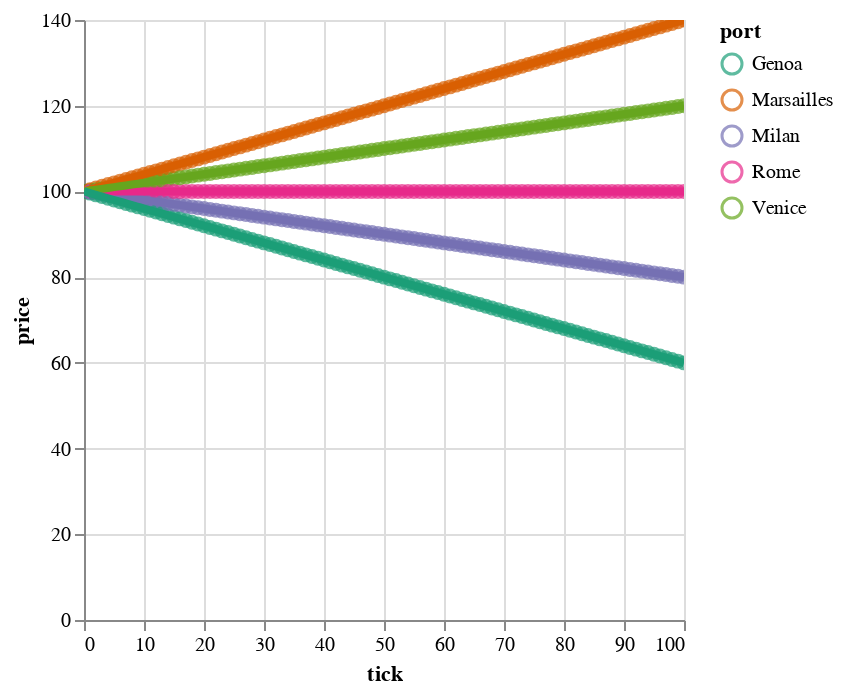

Source (notebook cell):
### Code cell
## Where would prices have been if agents didn't trade?
# x = b._inputFormat( agents = agents, ports=ports, edges= edges, opts=b._opts(ticks=100))
def no_agent_markets(input_format) -> pl.DataFrame:
    input_format['agents'] = []
    no_agent_history = simrs.run(input_format)
    (_, _, no_agent_markets,_) = tabular(no_agent_history)
    return no_agent_markets.select(pl.exclude("pricer"))

plot_prices_by_port(no_agent_markets(x))

### Figure 1 — Vega-Lite specification as saved in the notebook (floating-point values rounded to 4 significant figures; data arrays with more than 128 entries replaced by an {"elided": "..."} marker saying what was removed)
{"config": {"view": {"continuousWidth": 300, "continuousHeight": 300}}, "layer": [{"mark": {"type": "point"}, "encoding": {"color": {"field": "port", "scale": {"scheme": "dark2"}, "type": "ordinal"}, "x": {"field": "tick", "type": "quantitative"}, "y": {"field": "price", "type": "quantitative"}}, "name": "view_5"}, {"mark": {"type": "line", "size": 4}, "encoding": {"color": {"field": "port", "scale": {"scheme": "dark2"}, "type": "ordinal"}, "x": {"field": "tick", "type": "quantitative"}, "y": {"field": "price", "type": "quantitative"}}, "transform": [{"loess": "price", "on": "tick", "bandwidth": 0.5, "groupby": ["port"]}]}], "data": {"name": "data-7bc5673f66d399ee76c0e75462011311"}, "params": [{"name": "param_7", "select": {"type": "interval", "encodings": ["x", "y"]}, "bind": "scales", "views": ["view_5"]}], "$schema": "https://vega.github.io/schema/vega-lite/v5.8.0.json", "datasets": {"data-7bc5673f66d399ee76c0e75462011311": {"elided": "505 records"}}}
